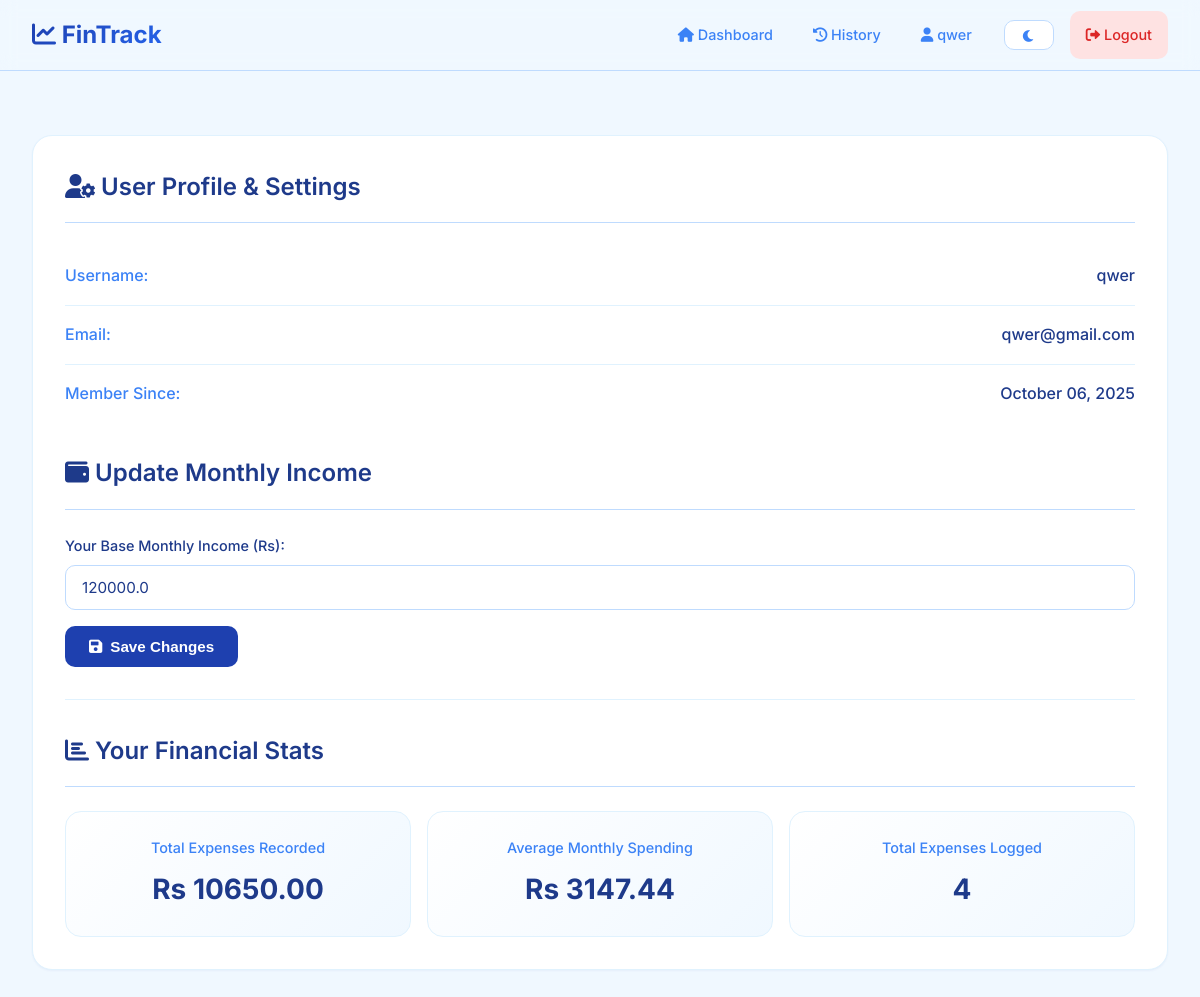
The page /profile (signed in) on the database its author committed.
### app.py (models this page shows)
class User(db.Model):
    id = db.Column(db.Integer, primary_key=True)
    username = db.Column(db.String(80), unique=True, nullable=False)
    email = db.Column(db.String(120), unique=True, nullable=False)
    password_hash = db.Column(db.String(120), nullable=False)
    monthly_income = db.Column(db.Float, default=0.0)
    created_at = db.Column(db.DateTime, default=datetime.utcnow)
    expenses = db.relationship('Expense', backref='user', lazy='dynamic')
    additional_incomes = db.relationship('AdditionalIncome', backref='user', lazy='dynamic')

### app.py (the view, shortened to what this page needs)
@app.route('/profile', methods=['GET', 'POST'])
@login_required
def profile():
    user = User.query.get(session['user_id'])
    total_expenses = sum(expense.amount for expense in user.expenses.all())
    days_since_creation = (datetime.utcnow() - user.created_at).days
    if days_since_creation > 0:
        months_since_creation = max(1, days_since_creation / 30.44)
        avg_monthly = total_expenses / months_since_creation
    else:
        avg_monthly = 0
    return render_template(
        'profile.html',
        user=user,
        total_expenses=total_expenses,
        avg_monthly=avg_monthly
    )

### app.py (called while the page is built)
def login_required(f):
    from functools import wraps
    @wraps(f)
    def decorated_function(*args, **kwargs):
        if 'user_id' not in session:
            return redirect(url_for('login'))
        return f(*args, **kwargs)
    return decorated_function

### templates/Profile.html
{% extends "base.html" %}
{% block content %}
<div class="profile-container">
    <div class="card">
        <h1><i class="fas fa-user-cog"></i> User Profile & Settings</h1>
        <div class="profile-info">
            <div class="info-item">
                <label>Username:</label>
                <span>{{ user.username }}</span>
            </div>
            <div class="info-item">
                <label>Email:</label>
                <span>{{ user.email }}</span>
            </div>
            <div class="info-item">
                <label>Member Since:</label>
                <span>{{ user.created_at.strftime('%B %d, %Y') }}</span>
            </div>
        </div>
        <h2 style="margin-top: 30px;"><i class="fas fa-wallet"></i> Update Monthly Income</h2>
        <form action="{{ url_for('profile') }}" method="POST" class="profile-form">
            <div class="form-group">
                <label for="monthly_income">Your Base Monthly Income (Rs):</label>
                <input type="number" id="monthly_income" name="monthly_income" value="{{ user.monthly_income }}" step="0.01" required>
            </div>
            <button type="submit" class="btn btn-primary"><i class="fas fa-save"></i> Save Changes</button>
        </form>
        <div class="profile-stats">
            <h2><i class="fas fa-chart-bar"></i> Your Financial Stats</h2>
            <div class="stats-grid">
                <div class="stat-item">
                    <h4>Total Expenses Recorded</h4>
                    <p>Rs {{ "%.2f"|format(total_expenses) }}</p>
                </div>
                <div class="stat-item">
                    <h4>Average Monthly Spending</h4>
                    <p>Rs {{ "%.2f"|format(avg_monthly) }}</p>
                </div>
                 <div class="stat-item">
                    <h4>Total Expenses Logged</h4>
                    <p>{{ user.expenses.count() }}</p>
                </div>
            </div>
        </div>
    </div>
</div>
{% endblock %}

### templates/Base.html (shortened to what this page needs)
<!DOCTYPE html>
<html lang="en">
<head>
    <link rel="stylesheet" href="{{ url_for('static', filename='style.css') }}">
    <link rel="stylesheet" href="https://cdnjs.cloudflare.com/ajax/libs/font-awesome/6.0.0/css/all.min.css">
</head>
<body>
    {% if 'user_id' in session %}
    <nav class="navbar">
        <div class="nav-container">
            <div class="nav-brand">
                <h2><i class="fas fa-chart-line"></i> FinTrack</h2>
            </div>
            <div class="nav-links">
                <a href="{{ url_for('home') }}" class="nav-link"><i class="fas fa-home"></i> Dashboard</a>
                <a href="{{ url_for('history') }}" class="nav-link"><i class="fas fa-history"></i> History</a>
                <a href="{{ url_for('profile') }}" class="nav-link"><i class="fas fa-user"></i> {{ session['username'] }}</a>
                <div class="theme-toggle-container">
                    <button id="themeToggle" class="theme-toggle">
                        <i class="fas fa-moon"></i>
                    </button>
                </div>
                <a href="{{ url_for('logout') }}" class="nav-link logout"><i class="fas fa-sign-out-alt"></i> Logout</a>
            </div>
        </div>
    </nav>
    {% endif %}
    <div class="container">
        {% block content %}{% endblock %}
    </div>
</body>
</html>

### rows shown on the page
User: username "qwer", email "qwer@gmail.com", created_at "October 06, 2025", monthly_income "120000.0"

### other values the page prints
{{ "%.2f"|format(total_expenses) }} "10650.00"
{{ "%.2f"|format(avg_monthly) }} "3147.44"
{{ user.expenses.count() }} "4"
